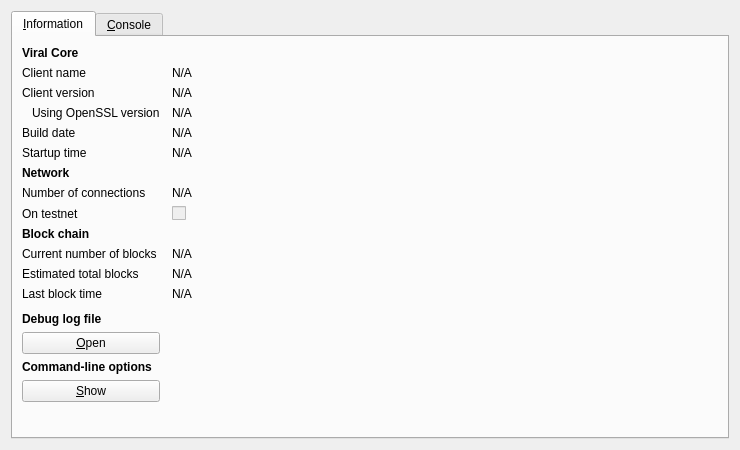
<?xml version="1.0" encoding="UTF-8"?>
<ui version="4.0">
 <class>RPCConsole</class>
 <widget class="QDialog" name="RPCConsole">
  <property name="geometry">
   <rect>
    <x>0</x>
    <y>0</y>
    <width>740</width>
    <height>450</height>
   </rect>
  </property>
  <property name="windowTitle">
   <string>Viral - Debug window</string>
  </property>
  <layout class="QVBoxLayout" name="verticalLayout_2">
   <item>
    <widget class="QTabWidget" name="tabWidget">
     <property name="currentIndex">
      <number>0</number>
     </property>
     <widget class="QWidget" name="tab_info">
      <attribute name="title">
       <string>&amp;Information</string>
      </attribute>
      <layout class="QGridLayout" name="gridLayout" columnstretch="0,1">
       <property name="horizontalSpacing">
        <number>12</number>
       </property>
       <item row="0" column="0">
        <widget class="QLabel" name="label_9">
         <property name="font">
          <font>
           <weight>75</weight>
           <bold>true</bold>
          </font>
         </property>
         <property name="text">
          <string>Viral Core</string>
         </property>
        </widget>
       </item>
       <item row="1" column="0">
        <widget class="QLabel" name="label_5">
         <property name="text">
          <string>Client name</string>
         </property>
        </widget>
       </item>
       <item row="1" column="1">
        <widget class="QLabel" name="clientName">
         <property name="cursor">
          <cursorShape>IBeamCursor</cursorShape>
         </property>
         <property name="text">
          <string>N/A</string>
         </property>
         <property name="textFormat">
          <enum>Qt::PlainText</enum>
         </property>
         <property name="textInteractionFlags">
          <set>Qt::LinksAccessibleByMouse|Qt::TextSelectableByKeyboard|Qt::TextSelectableByMouse</set>
         </property>
        </widget>
       </item>
       <item row="2" column="0">
        <widget class="QLabel" name="label_6">
         <property name="text">
          <string>Client version</string>
         </property>
        </widget>
       </item>
       <item row="2" column="1">
        <widget class="QLabel" name="clientVersion">
         <property name="cursor">
          <cursorShape>IBeamCursor</cursorShape>
         </property>
         <property name="text">
          <string>N/A</string>
         </property>
         <property name="textFormat">
          <enum>Qt::PlainText</enum>
         </property>
         <property name="textInteractionFlags">
          <set>Qt::LinksAccessibleByMouse|Qt::TextSelectableByKeyboard|Qt::TextSelectableByMouse</set>
         </property>
        </widget>
       </item>
       <item row="3" column="0">
        <widget class="QLabel" name="label_14">
         <property name="text">
          <string>Using OpenSSL version</string>
         </property>
         <property name="indent">
          <number>10</number>
         </property>
        </widget>
       </item>
       <item row="3" column="1">
        <widget class="QLabel" name="openSSLVersion">
         <property name="cursor">
          <cursorShape>IBeamCursor</cursorShape>
         </property>
         <property name="text">
          <string>N/A</string>
         </property>
         <property name="textFormat">
          <enum>Qt::PlainText</enum>
         </property>
         <property name="textInteractionFlags">
          <set>Qt::LinksAccessibleByMouse|Qt::TextSelectableByKeyboard|Qt::TextSelectableByMouse</set>
         </property>
        </widget>
       </item>
       <item row="4" column="0">
        <widget class="QLabel" name="label_12">
         <property name="text">
          <string>Build date</string>
         </property>
        </widget>
       </item>
       <item row="4" column="1">
        <widget class="QLabel" name="buildDate">
         <property name="cursor">
          <cursorShape>IBeamCursor</cursorShape>
         </property>
         <property name="text">
          <string>N/A</string>
         </property>
         <property name="textFormat">
          <enum>Qt::PlainText</enum>
         </property>
         <property name="textInteractionFlags">
          <set>Qt::LinksAccessibleByMouse|Qt::TextSelectableByKeyboard|Qt::TextSelectableByMouse</set>
         </property>
        </widget>
       </item>
       <item row="5" column="0">
        <widget class="QLabel" name="label_13">
         <property name="text">
          <string>Startup time</string>
         </property>
        </widget>
       </item>
       <item row="5" column="1">
        <widget class="QLabel" name="startupTime">
         <property name="cursor">
          <cursorShape>IBeamCursor</cursorShape>
         </property>
         <property name="text">
          <string>N/A</string>
         </property>
         <property name="textFormat">
          <enum>Qt::PlainText</enum>
         </property>
         <property name="textInteractionFlags">
          <set>Qt::LinksAccessibleByMouse|Qt::TextSelectableByKeyboard|Qt::TextSelectableByMouse</set>
         </property>
        </widget>
       </item>
       <item row="6" column="0">
        <widget class="QLabel" name="label_11">
         <property name="font">
          <font>
           <weight>75</weight>
           <bold>true</bold>
          </font>
         </property>
         <property name="text">
          <string>Network</string>
         </property>
        </widget>
       </item>
       <item row="7" column="0">
        <widget class="QLabel" name="label_7">
         <property name="text">
          <string>Number of connections</string>
         </property>
        </widget>
       </item>
       <item row="7" column="1">
        <widget class="QLabel" name="numberOfConnections">
         <property name="cursor">
          <cursorShape>IBeamCursor</cursorShape>
         </property>
         <property name="text">
          <string>N/A</string>
         </property>
         <property name="textFormat">
          <enum>Qt::PlainText</enum>
         </property>
         <property name="textInteractionFlags">
          <set>Qt::LinksAccessibleByMouse|Qt::TextSelectableByKeyboard|Qt::TextSelectableByMouse</set>
         </property>
        </widget>
       </item>
       <item row="8" column="0">
        <widget class="QLabel" name="label_8">
         <property name="text">
          <string>On testnet</string>
         </property>
        </widget>
       </item>
       <item row="8" column="1">
        <widget class="QCheckBox" name="isTestNet">
         <property name="enabled">
          <bool>false</bool>
         </property>
         <property name="text">
          <string/>
         </property>
        </widget>
       </item>
       <item row="9" column="0">
        <widget class="QLabel" name="label_10">
         <property name="font">
          <font>
           <weight>75</weight>
           <bold>true</bold>
          </font>
         </property>
         <property name="text">
          <string>Block chain</string>
         </property>
        </widget>
       </item>
       <item row="10" column="0">
        <widget class="QLabel" name="label_3">
         <property name="text">
          <string>Current number of blocks</string>
         </property>
        </widget>
       </item>
       <item row="10" column="1">
        <widget class="QLabel" name="numberOfBlocks">
         <property name="cursor">
          <cursorShape>IBeamCursor</cursorShape>
         </property>
         <property name="text">
          <string>N/A</string>
         </property>
         <property name="textFormat">
          <enum>Qt::PlainText</enum>
         </property>
         <property name="textInteractionFlags">
          <set>Qt::LinksAccessibleByMouse|Qt::TextSelectableByKeyboard|Qt::TextSelectableByMouse</set>
         </property>
        </widget>
       </item>
       <item row="11" column="0">
        <widget class="QLabel" name="label_4">
         <property name="text">
          <string>Estimated total blocks</string>
         </property>
        </widget>
       </item>
       <item row="11" column="1">
        <widget class="QLabel" name="totalBlocks">
         <property name="cursor">
          <cursorShape>IBeamCursor</cursorShape>
         </property>
         <property name="text">
          <string>N/A</string>
         </property>
         <property name="textFormat">
          <enum>Qt::PlainText</enum>
         </property>
         <property name="textInteractionFlags">
          <set>Qt::LinksAccessibleByMouse|Qt::TextSelectableByKeyboard|Qt::TextSelectableByMouse</set>
         </property>
        </widget>
       </item>
       <item row="12" column="0">
        <widget class="QLabel" name="label_2">
         <property name="text">
          <string>Last block time</string>
         </property>
        </widget>
       </item>
       <item row="12" column="1">
        <widget class="QLabel" name="lastBlockTime">
         <property name="cursor">
          <cursorShape>IBeamCursor</cursorShape>
         </property>
         <property name="text">
          <string>N/A</string>
         </property>
         <property name="textFormat">
          <enum>Qt::PlainText</enum>
         </property>
         <property name="textInteractionFlags">
          <set>Qt::LinksAccessibleByMouse|Qt::TextSelectableByKeyboard|Qt::TextSelectableByMouse</set>
         </property>
        </widget>
       </item>
       <item row="13" column="0">
        <spacer name="verticalSpacer_2">
         <property name="orientation">
          <enum>Qt::Vertical</enum>
         </property>
         <property name="sizeHint" stdset="0">
          <size>
           <width>20</width>
           <height>20</height>
          </size>
         </property>
        </spacer>
       </item>
       <item row="14" column="0">
        <widget class="QLabel" name="labelDebugLogfile">
         <property name="font">
          <font>
           <weight>75</weight>
           <bold>true</bold>
          </font>
         </property>
         <property name="text">
          <string>Debug log file</string>
         </property>
        </widget>
       </item>
       <item row="15" column="0">
        <widget class="QPushButton" name="openDebugLogfileButton">
         <property name="toolTip">
          <string>Open the Viral debug log file from the current data directory. This can take a few seconds for large log files.</string>
         </property>
         <property name="text">
          <string>&amp;Open</string>
         </property>
         <property name="autoDefault">
          <bool>false</bool>
         </property>
        </widget>
       </item>
       <item row="16" column="0">
        <widget class="QLabel" name="labelCLOptions">
         <property name="font">
          <font>
           <weight>75</weight>
           <bold>true</bold>
          </font>
         </property>
         <property name="text">
          <string>Command-line options</string>
         </property>
        </widget>
       </item>
       <item row="17" column="0">
        <widget class="QPushButton" name="showCLOptionsButton">
         <property name="toolTip">
          <string>Show the Viral-Qt help message to get a list with possible Viral command-line options.</string>
         </property>
         <property name="text">
          <string>&amp;Show</string>
         </property>
         <property name="autoDefault">
          <bool>false</bool>
         </property>
        </widget>
       </item>
       <item row="18" column="0">
        <spacer name="verticalSpacer">
         <property name="orientation">
          <enum>Qt::Vertical</enum>
         </property>
         <property name="sizeHint" stdset="0">
          <size>
           <width>20</width>
           <height>40</height>
          </size>
         </property>
        </spacer>
       </item>
      </layout>
     </widget>
     <widget class="QWidget" name="tab_console">
      <attribute name="title">
       <string>&amp;Console</string>
      </attribute>
      <layout class="QVBoxLayout" name="verticalLayout_3">
       <property name="spacing">
        <number>3</number>
       </property>
       <item>
        <widget class="QTextEdit" name="messagesWidget">
         <property name="minimumSize">
          <size>
           <width>0</width>
           <height>100</height>
          </size>
         </property>
         <property name="readOnly">
          <bool>true</bool>
         </property>
         <property name="tabKeyNavigation" stdset="0">
          <bool>false</bool>
         </property>
         <property name="columnCount" stdset="0">
          <number>2</number>
         </property>
        </widget>
       </item>
       <item>
        <layout class="QHBoxLayout" name="horizontalLayout">
         <property name="spacing">
          <number>3</number>
         </property>
         <item>
          <widget class="QLabel" name="label">
           <property name="text">
            <string notr="true">&gt;</string>
           </property>
          </widget>
         </item>
         <item>
          <widget class="QLineEdit" name="lineEdit"/>
         </item>
         <item>
          <widget class="QPushButton" name="clearButton">
           <property name="maximumSize">
            <size>
             <width>24</width>
             <height>24</height>
            </size>
           </property>
           <property name="toolTip">
            <string>Clear console</string>
           </property>
           <property name="text">
            <string/>
           </property>
           <property name="icon">
            <iconset resource="../bitcoin.qrc">
             <normaloff>:/icons/remove</normaloff>:/icons/remove</iconset>
           </property>
           <property name="shortcut">
            <string notr="true">Ctrl+L</string>
           </property>
           <property name="autoDefault">
            <bool>false</bool>
           </property>
          </widget>
         </item>
        </layout>
       </item>
      </layout>
     </widget>
    </widget>
   </item>
  </layout>
 </widget>
 <resources>
  <include location="../bitcoin.qrc"/>
 </resources>
 <connections/>
</ui>
